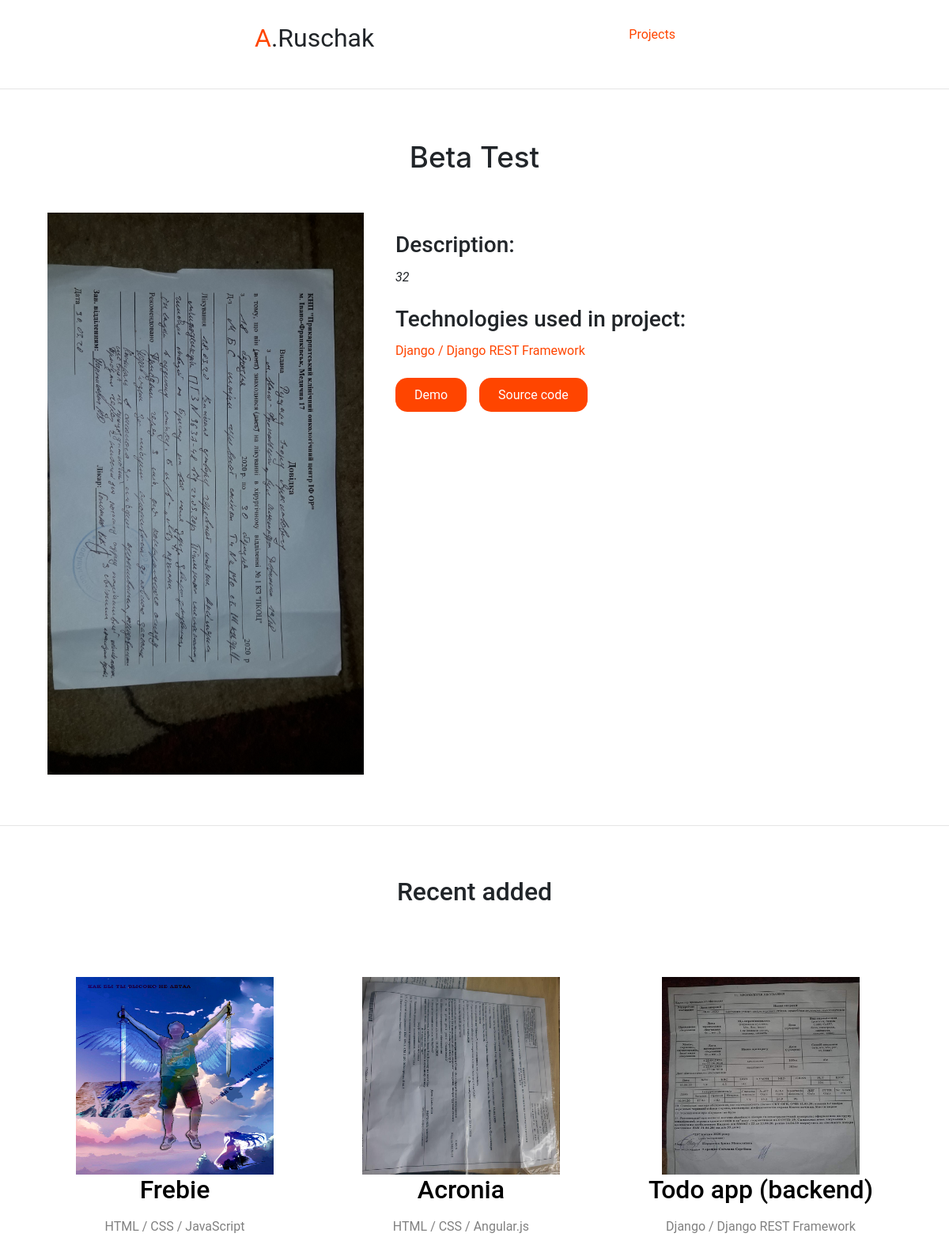
/project/6, run on the app's committed database.
### pages/models.py (models this page shows, shortened)
class Work(models.Model):
    title = models.CharField(max_length=255, verbose_name='name of project')
    description = models.TextField(verbose_name='Description of project')
    demo_link = models.CharField(max_length=255, verbose_name='Link to project', blank=True)
    source_link = models.CharField(max_length=255, verbose_name='Link to source code', blank=True)
    technologies_used = models.CharField(max_length=255, verbose_name='Technologies used in project')
    image = models.ImageField()

### pages/views.py (the view)
# urls.py: path('project/<int:pk>', ProjectDetail.as_view(),name='project_detail')
class ProjectDetail(DetailView):
    template_name = 'project_detail.html'
    model = Work
    def get_context_data(self, **kwargs):
        context = super().get_context_data(**kwargs)
        context['lasted'] = Work.objects.filter(~Q(id=self.object.id))
        return context

### templates/project_detail.html (shortened to what this page needs)
{% extends 'base.html' %}
{% block content %}
    <hr>
    <br>
    <h2 class="title" style="font-size:2.3rem;">{{ object.title }}</h2>
    <div class="main">
    <div class="left-side">
        <img src="{{ object.image.url }}" alt="{{ object.title }}">
    </div>
    <div class="right-side">
    <h3>Description:</h3>
     <p> <i>{{ object.description }}</i> </p>
     <h3>Technologies used in project: </h3>
     <p style="color:orangered">{{ object.technologies_used }}</p>
     <div class="buttons">
     {% if object.demo_link %}
        <a href="{{ object.demo_link }}">Demo</a>
     {% endif %}
    {% if object.source_link %}
        <a href="{{ object.source_link }}">Source code</a>
    {% endif %}
     </div>
    </div>
    </div>
    <br>
    <br>
    <hr>
    <br>
    <div class="addon">
    <h2 class="title">Recent added</h2>
    <div class="projects">
    {% for last in lasted %}
    <a href="{% url 'project_detail' last.pk %}">
        <div class="project">
            <img src="{{ last.image.url }}" alt="{{ last.title }}">
            <h2>{{ last.title }}</h2>
            <p>{{ last.technologies_used }}</p>
        </div>
        </a>
    {% endfor %}
    </div>
    </div>
{% endblock content %}

### pages/static/css/styles.css (style rules this page uses)
* { margin: 0; font-family: 'Roboto', sans-serif; }
.title { text-align: center; margin-top: 3vh; }
hr { border-color: orangered; max-width: 1300px; margin: 0 auto; margin-top: 2vh; margin-bottom: 2vh; }
.projects { display: flex; justify-content: space-around; flex-flow: wrap; flex-wrap: wrap; padding: 5vh; }
.projects a { text-decoration: none; }
.projects .project { max-width: 400px; text-align: center; padding: 5vh; color: black; }
.projects .project img { width: 250px; height: 250px; }
.projects .project p { margin-top: 2vh; color: grey; }
.main { padding-top: 5vh; max-width: 1080px; margin: 0 auto; display: flex; }
.main .left-side img { max-width: 400px; }
.main .right-side { padding-left: 5vh; }
.main .right-side h3 { margin-top: 3vh; }
.main .right-side p { margin-top: 1.5vh; }
.main .right-side .buttons { margin-top: 4vh; }
.main .right-side .buttons a { margin-right: 1.5vh; background-color: orangered; padding: 1.5vh 3vh; color: white; border-radius: 15px; text-decoration: none; }
.addon { margin-top: 3vh; }

### data on the page
Work: title "Beta Test", image (picture), description "32", technologies_used "Django / Django REST Framework"
Work: image (picture), title "Frebie", technologies_used "HTML / CSS / JavaScript"
Work: image (picture), title "Acronia", technologies_used "HTML / CSS / Angular.js"
Work: image (picture), title "Todo app (backend)", technologies_used "Django / Django REST Framework"
